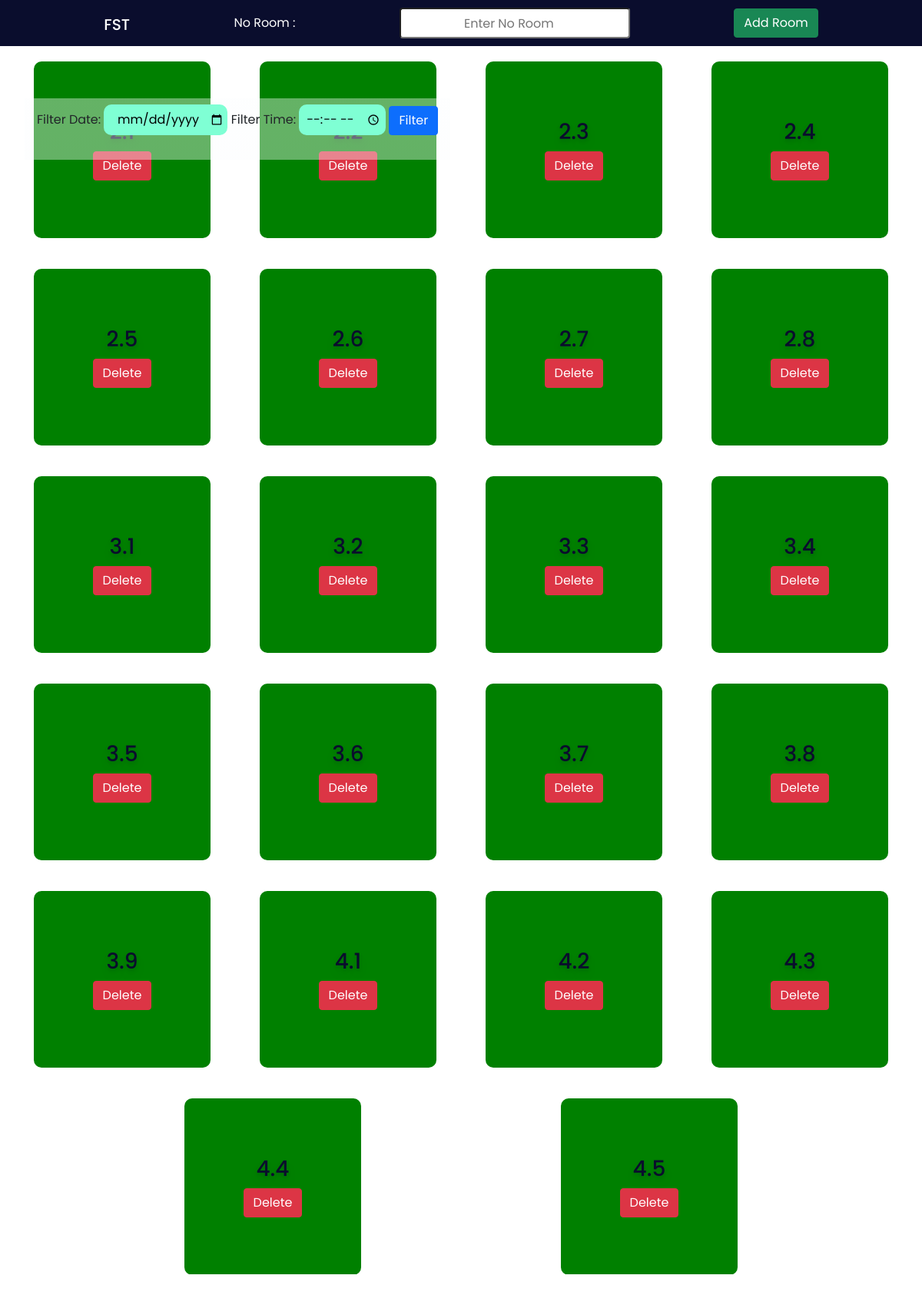
/admin/room.php, run on the app's committed database.
### tables this page shows
CREATE TABLE `ruangan` (
  `id` int(11) NOT NULL,
  `noRuang` float NOT NULL
);

### admin/room.php (the view, shortened to what this page needs)
<?php
include '../config.php';
$filter_date = isset($_POST['filter_date']) ? $_POST['filter_date'] : '';
$filter_time = isset($_POST['filter_time']) ? $_POST['filter_time'] : '';
?>
<!DOCTYPE html>
<html lang="en">
<head>
    <link rel="stylesheet" href="https://cdnjs.cloudflare.com/ajax/libs/font-awesome/6.2.0/css/all.min.css" />
    <link href="https://cdn.jsdelivr.net/npm/bootstrap@5.0.2/dist/css/bootstrap.min.css" rel="stylesheet">
    <link rel="stylesheet" href="css/room.css">
</head>
<body>
    <div class="addroomsection">
        <form action="" method="POST">
            <div class="faculty">
                <h1>FST</h1>
            </div>
            <label for="noroom">No Room :</label>
            <input name="noroom" type="number" step="0.01" placeholder="Enter No Room">
            <button type="submit" class="btn btn-success" name="addroom">Add Room</button>
        </form>
    </div>
    <div class="filter">
    <form method="POST" class="mb-4">
            <label for="filter_date">Filter Date:</label>
            <input type="date" id="filter_date" name="filter_date" value="<?php echo $filter_date; ?>">
            <label for="filter_time">Filter Time:</label>
            <input type="time" id="filter_time" name="filter_time" value="<?php echo $filter_time; ?>">
            <button type="submit" class="btn btn-primary">Filter</button>
        </form>
    </div>
    <div class="room">
        <?php
$sql = "SELECT * FROM ruangan ORDER BY noRuang ASC";
$re = mysqli_query($conn, $sql);
$reservedRooms = [];
while ($row = mysqli_fetch_array($re)) {
    $noRuang = $row['noRuang'];
    $backgroundColor = in_array($noRuang, $reservedRooms) ? 'background-color: red;' : 'background-color: green;';
    echo "<div class='roombox' style='{$backgroundColor}'>
                        <div class='text-center no-boder'>
                            <h3>{$noRuang}</h3>
                            <a href='roomdelete.php?id={$row['id']}'><button class='btn btn-danger'>Delete</button></a>
                        </div>
                    </div>";
}
?>
    </div>
</body>
</html>

### admin/css/room.css (style rules this page uses)
:root { --bg-text-shadow: 0 2px 4px rgb(13 0 77 / 8%), 0 3px 6px rgb(13 0 77 / 8%), 0 8px 16px rgb(13 0 77 / 8%); --bg-box-shadow: 0px 0px 20px 6px rgba(8, 8, 15, 0.31); }
* { margin: 0; padding: 0; font-family: 'Poppins', sans-serif; }
.addroomsection { height: 60px; width: 100%; background-color: #0a0d2d; position:fixed; z-index: 100; }
.addroomsection form { height: 100%; display: flex; justify-content: space-evenly; align-items: center; }
.addroomsection form label { color: white; }
.addroomsection form input { width: 300px; }
.room { display: flex; position: relative; top: 60px; height: 85vh; overflow-y: scroll; justify-content: space-evenly; flex-wrap: wrap; }
.roombox { height: 230px; width: 230px; margin: 20px; display: flex; flex-direction: column; justify-content: center; color: #0a0d2d; text-shadow: var(--bg-text-shadow); border-radius: 10px; }

### admin/room.php (style rules this page uses)
.faculty h1 { margin-top: 0.7rem; color: #fff; font-size: 20px; }
input { height: 40px; border-radius: 4px; }
input::placeholder { text-align: center; }
.filter { background: linear-gradient(rgba(251,253,254,0.4),rgba(250,252,253,0.4)); position: absolute; display: flex; align-items: center; justify-content: center; top: 8rem; left: 2rem; padding: 0.5rem 1rem; z-index: 99; }
.filter form { margin: auto; }
.filter input { border-radius: 10px; padding: 4px; background-color: aquamarine; border: none; text-align: center; }

### data on the page
ruangan: noRuang "2.3"
ruangan: noRuang "2.4"
ruangan: noRuang "2.5"
ruangan: noRuang "2.6"
ruangan: noRuang "2.7"
ruangan: noRuang "2.8"
ruangan: noRuang "3.1"
ruangan: noRuang "3.2"
ruangan: noRuang "3.3"
ruangan: noRuang "3.4"
ruangan: noRuang "3.5"
ruangan: noRuang "3.6"
ruangan: noRuang "3.7"
ruangan: noRuang "3.8"
ruangan: noRuang "3.9"
ruangan: noRuang "4.1"
ruangan: noRuang "4.2"
ruangan: noRuang "4.3"
ruangan: noRuang "4.4"
ruangan: noRuang "4.5"
